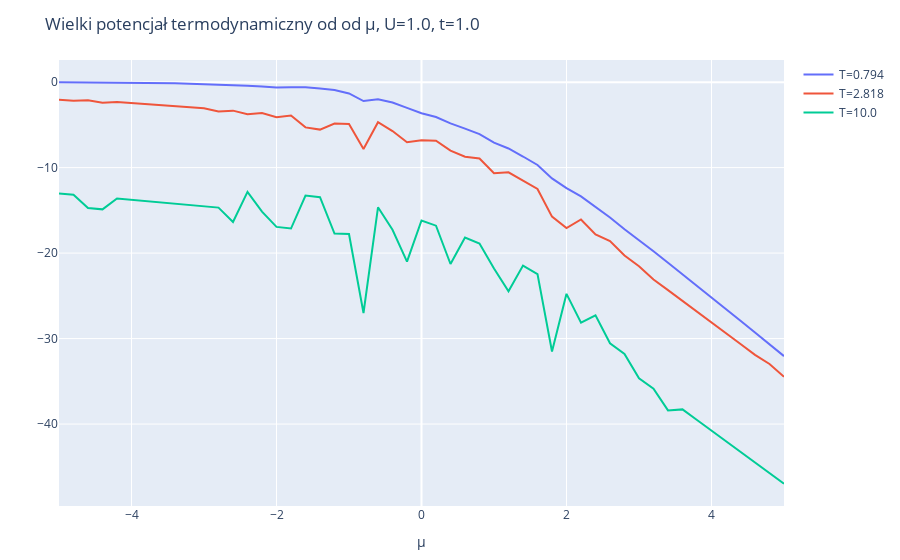

The code cell stored with this chart in its notebook:
### Code cell
y_vals = grand_pots

layout = Layout(
    title="Wielki potencjał termodynamiczny od od μ, U=$U, t=$t",
    xaxis_title="μ",
    yaxis_title="",
)
plot([scatter(x=chem_potentials, y=yval, name="T=$t") for (yval, t) in zip(y_vals, temp_range)], layout)
